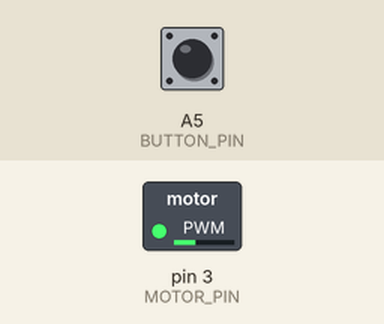
The sketch below on a simulated Arduino Uno, built with avr-gcc and run on an emulated ATmega328P. On the bench: switched loads named in the sketch (green lamp = pin HIGH). The test bench sets the inputs (shaded band); at power-on: A5 (BUTTON_PIN) HIGH.

Above: at 0.8 s.
0.9 s: A5 (BUTTON_PIN) pulled LOW for 0.15 s
At 2.2 s:
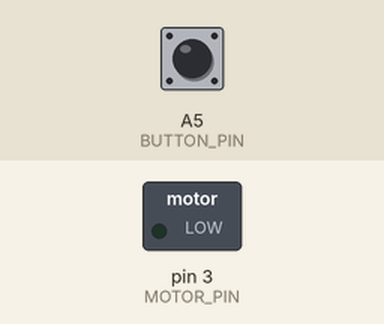
Timing chart, 0 to 3.9 s (numbered marks = the images above; inputs shaded):
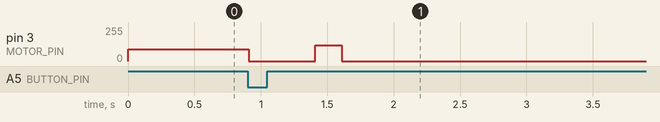

Measured:
- after the input at 0.9 s, pin 3 (MOTOR_PIN): 90/255 → 0/255 at once, → 120/255 0.50 s later, → 0/255 0.20 s later

The sketch:

helperBot.ino
```cpp
#define MOTOR_PIN 3
#define BUTTON_PIN A5
#define DUTY 90
#define DRIVE_DELAY 10
#define DEBOUNCE_DELAY 500

void setup() {
  pinMode(BUTTON_PIN,INPUT_PULLUP);
  pinMode(MOTOR_PIN,OUTPUT);
  analogWrite(MOTOR_PIN,DUTY);

  while(digitalRead(BUTTON_PIN) ) {}

  delay(DRIVE_DELAY);


  analogWrite(MOTOR_PIN,0);

  delay(DEBOUNCE_DELAY);


  while(!digitalRead(BUTTON_PIN) ) {}

  analogWrite(MOTOR_PIN,120);

  delay(200);

  analogWrite(MOTOR_PIN,0);


  //  delay(DEBOUNCE_DELAY);
//  int opened = 1;
//  while(opened){
//    opened = 0;
//    unsigned int t = millis();
//    while(millis() - t < DEBOUNCE_DELAY){
//      opened |= !digitalRead(BUTTON_PIN);
//    }
//  }

}

void loop() {

}
```
